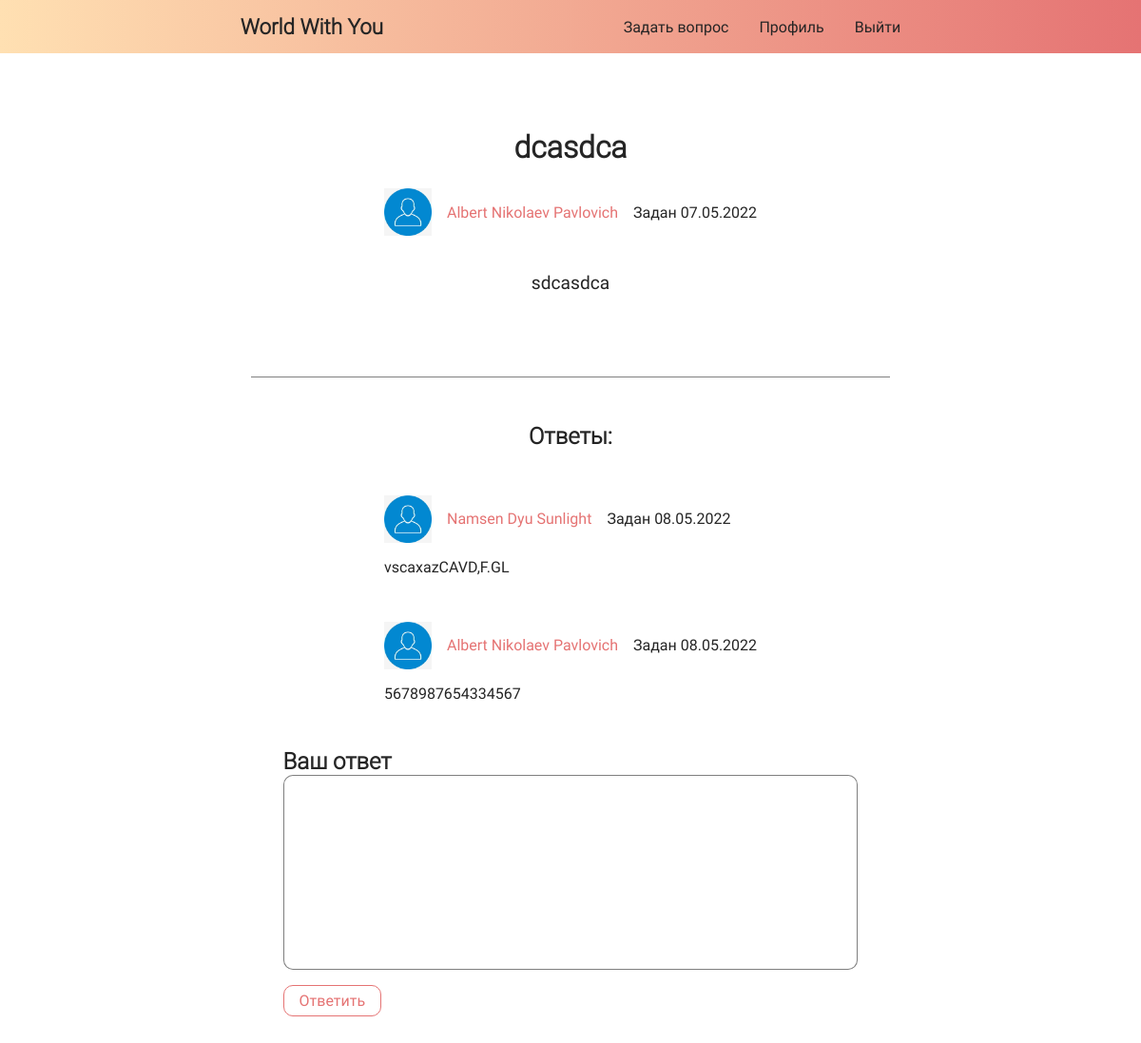
Page /homeforum/RU/3/dcasdca (signed in) on the committed database.
### data/topics.py (models this page shows)
class Topics(SqlAlchemyBase):
    __tablename__ = 'topics'
    id = sqlalchemy.Column(sqlalchemy.Integer, primary_key=True, autoincrement=True)
    header = sqlalchemy.Column(sqlalchemy.String, nullable=True)
    content = sqlalchemy.Column(sqlalchemy.String, nullable=True)
    created_at = sqlalchemy.Column(sqlalchemy.DateTime, default=datetime.datetime.now)
    user_id = sqlalchemy.Column(sqlalchemy.Integer, sqlalchemy.ForeignKey("users.id"))
    user = orm.relationship('User')

### data/comments.py (models this page shows)
class Comments(SqlAlchemyBase):
    __tablename__ = 'comments'
    id = sqlalchemy.Column(sqlalchemy.Integer, primary_key=True, autoincrement=True)
    content = sqlalchemy.Column(sqlalchemy.String, nullable=True)
    created_at = sqlalchemy.Column(sqlalchemy.DateTime, default=datetime.datetime.now)
    topics_id = sqlalchemy.Column(sqlalchemy.Integer, sqlalchemy.ForeignKey("topics.id"))
    user_id = sqlalchemy.Column(sqlalchemy.Integer, sqlalchemy.ForeignKey("users.id"))
    topics = orm.relationship('Topics')
    user = orm.relationship('User')

### views.py (the view, shortened to what this page needs)
@login_required
def sometopic(id_topic, name_topic, lang=global_lang_of_site):
    global_lang_of_site = lang
    db_sess = db_session.create_session()
    topic = db_sess.query(Topics).filter(Topics.id == id_topic).first()
    user = work_with_date_users(db_sess.query(User).all())
    comments_to_topic = db_sess.query(Comments).filter(Comments.topics_id == topic.id).all()
    form = CommentsForm()
    return render_template('topic.html', topics=topic, user=user, flag=FLAG,
                           list_lang_site=list_lang_site, lang_now=lang, form=form,
                           comments_to_topic=comments_to_topic, lang_btn=False)

### comments_form.py
class CommentsForm(FlaskForm):
    answer = TextAreaField('Ваш ответ')
    submit = SubmitField('Ответить')

### add_to_data.py (called while the page is built)
def work_with_date_users(list_of_ex):
	slovar = {}
	for i in list_of_ex:
		slovar[i.id] = [i.name, i.surname, i.patronymic, i.ava_photo, i.email]
	return slovar

### data/db_session.py (called while the page is built)
def create_session() -> Session:
    global __factory
    return __factory()

### main.py (called while the page is built)
@login_manager.user_loader
def load_user(user_id):
    db_sess = db_session.create_session()
    return db_sess.query(User).get(user_id)

### templates/topic.html (shortened to what this page needs)
{% extends "base.html" %}
{% block links %}
<link rel="stylesheet" href="{{ url_for('static', filename='css/index.css') }}">
{% endblock %}
{% block content %}
<div class="fullwidth">
  <div class="container answer__container">
    <div class="ask__title">
      <h1>{{topics.header}}</h1>
      <div class="ask__author">
        <img src="{{ url_for('static', filename='imgs/ava.jpg')}}" class="ask__author__img" alt="">
        <a href="{{ url_for('profil', username=user[topics.user_id][4]) }}" class="ask__author__fio">{{ ' '.join(user[topics.user_id][:3]) }}</a>
        <span class="ask__author__meta">{{ list_lang_site[lang_now][22] + topics.created_at.strftime(' %d.%m.%Y')}}</span>
      </div>
    </div>
    <p class="ask__text">{{ topics.content }}</p>
    <div class="hr"></div>
    {% if comments_to_topic %}
    <h2>Ответы:</h2>
    <div class="answers">
      {% for item_comment in comments_to_topic %}
      <div class="answer">
        <div class="ask__author">
          <img src="{{ url_for('static', filename='imgs/ava.jpg')}}" class="ask__author__img" alt="">
          <a href="{{ url_for('profil', username=user[item_comment.user_id][4]) }}" class="ask__author__fio">{{ ' '.join(user[item_comment.user_id][:3]) }}</a>
          <span class="ask__author__meta">{{ list_lang_site[lang_now][22] + item_comment.created_at.strftime(' %d.%m.%Y')}}</span>
        </div>
        <p>{{ item_comment.content }}</p>
      </div>
      {% endfor %}
    </div>
    {% endif %}
    <form class="answer__form" action="" method="post">
      <h2>{{ list_lang_site[lang_now][23] }}</h2>
      {{ form.answer(class="input answer_textarea", cols="30", rows="10") }}
      {{ form.submit(class="btn", type="submit", value=list_lang_site[lang_now][24]) }}
    </form>
  </div>
</div>
{% endblock %}

### static/css/index.css (style rules this page uses)
:root { --text: rgb(37, 37, 37); }
* { box-sizing: border-box; padding: 0; margin: 0; font-family: 'Roboto-Regular'; color: var(--text); }
h1, h2, h3, h4 { color: var(--text); font-family: 'Roboto-Light'; }
a { text-decoration: none; color: var(--text); }
body { min-height: 100vh; width: 100%; display: flex; flex-direction: column; align-items: center; }
.fullwidth { width: 100%; display: flex; flex-direction: column; align-items: center; }
.container { width: 80%; display: flex; flex-direction: column; }
.input { font-size: 1em; padding: 0.4em 1em; border-radius: 10px; border: 1px solid rgba(0, 0, 0, 0.5); }
.btn { user-select: none; cursor: pointer; background-color: transparent; padding: 0.4em 1em; color: #E57373; border: 1px solid #E57373; border-radius: 10px; font-size: 1em; transition: all 0.15s ease; width: max-content; margin: 1em 0; }
.ask__title { display: flex; align-items: center; gap: 1.5em; }
.ask__author { display: flex; align-items: center; gap: 1em; }
.ask__author__fio { cursor: pointer; color: #E57373; }
.ask__author__img { height: 50px; width: 50px; }
.ask__text { margin: 2em 0; font-size: 1.2em; }
.hr { width: 100%; height: 1px; background-color: gray; margin: 3em 0; }
.answers { display: flex; margin: 3em 2em; flex-direction: column; gap: 3em; }
.answer { display: flex; flex-direction: column; gap: 1em; }
.answer_textarea { resize: none; width: 60%; }
.answer__form { display: flex; flex-direction: column; }
@media screen and (max-width: 1300px) { .ask__title { flex-direction: column; } }
@media screen and (max-width: 1300px) { .ask__text { text-align: center; } }
@media screen and (max-width: 1300px) { .answer__container { align-items: center; } }
@media screen and (max-width: 1300px) { .answer__form { width: 90%; } }
@media screen and (max-width: 1300px) { .answer_textarea { width: 100%; } }

### rows in the picture
Topics: header "dcasdca", created_at "Задан 07.05.2022", content "sdcasdca"
Comments: user_id "Namsen Dyu Sunlight", created_at "Задан 08.05.2022", content "vscaxazCAVD,F.GL"
Comments: user_id "Albert Nikolaev Pavlovich", created_at "Задан 08.05.2022", content "5678987654334567"

### other values in the picture
{{ list_lang_site[lang_now][0] }} "Задать вопрос"
{{ list_lang_site[lang_now][1] }} "Профиль"
{{ list_lang_site[lang_now][2] }} "Выйти"
{{ ' '.join(user[topics.user_id][:3]) }} "Albert Nikolaev Pavlovich"
{{ list_lang_site[lang_now][23] }} "Ваш ответ"
